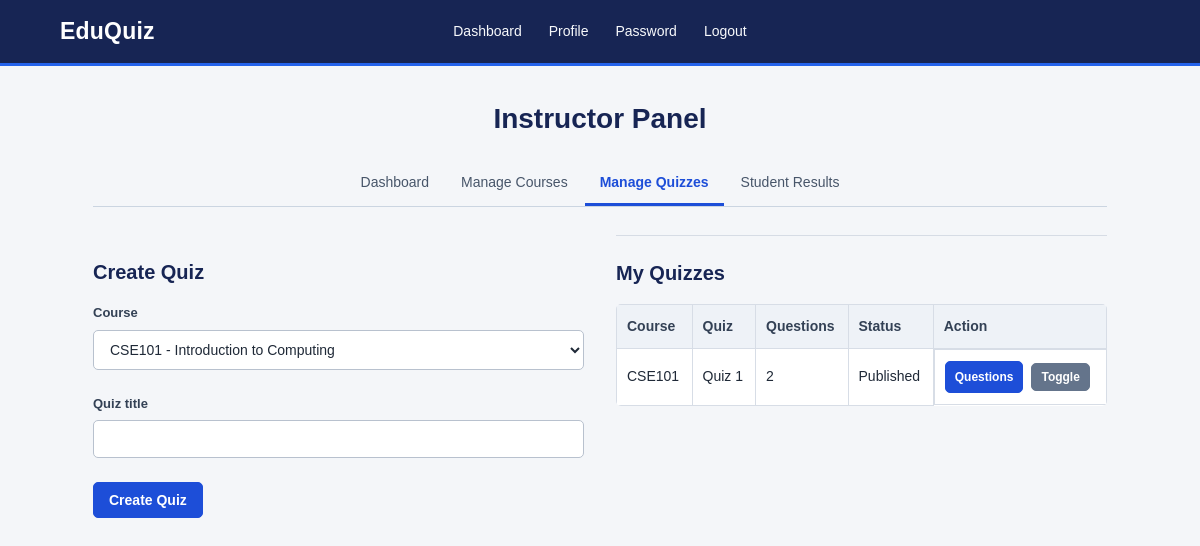
Screenshot of /Instructor/View/Instructor.php?action=quizzes (signed in) with the database file from the repository.
### tables this page shows
CREATE TABLE quizzes (
 id INT AUTO_INCREMENT PRIMARY KEY,
 course_id INT NOT NULL,
 title VARCHAR(120) NOT NULL,
 is_published TINYINT(1) NOT NULL DEFAULT 0,
 created_at TIMESTAMP DEFAULT CURRENT_TIMESTAMP,
 FOREIGN KEY (course_id) REFERENCES courses(id) ON DELETE CASCADE
);

CREATE TABLE courses (
 id INT AUTO_INCREMENT PRIMARY KEY,
 instructor_id INT NOT NULL,
 code VARCHAR(30) NOT NULL,
 title VARCHAR(120) NOT NULL,
 description TEXT,
 created_at TIMESTAMP DEFAULT CURRENT_TIMESTAMP,
 FOREIGN KEY (instructor_id) REFERENCES users(id) ON DELETE CASCADE
);

### Instructor/View/Instructor.php (the view, shortened to what this page needs)
<?php
$database=new DatabaseConnection();
$connection=$database->OpenCon();
$action=$_GET["action"] ?? "dashboard";
$id=(int)$_SESSION["user_id"];
?>
<!doctype html>
<html>
<head>
    <link rel="stylesheet" href="../../css/style.css">
</head>
<body>
<header>
    <a class="brand" href="../MainPage.php">EduQuiz</a>
    <nav>
        <a href="../MainPage.php">Dashboard</a>
        <a href="../../Admin/View/Profile.php">Profile</a>
        <a href="../../Admin/View/Password.php">Password</a>
        <a href="../../Admin/Control/logout.php">Logout</a>
    </nav>
</header>
<main class="container">
    <div class="page-title"><h1>Instructor Panel</h1></div>
    <div class="tabs">
        <a <?php if($action=="dashboard") echo 'class="active"'; ?> href="Instructor.php?action=dashboard">Dashboard</a>
        <a <?php if($action=="courses") echo 'class="active"'; ?> href="Instructor.php?action=courses">Manage Courses</a>
        <a <?php if($action=="quizzes") echo 'class="active"'; ?> href="Instructor.php?action=quizzes">Manage Quizzes</a>
        <a <?php if($action=="results") echo 'class="active"'; ?> href="Instructor.php?action=results">Student Results</a>
    </div>
    <?php
    if($action=="dashboard")
    {
        $courses=$connection->query("SELECT COUNT(*) AS total FROM courses WHERE instructor_id=$id")->fetch_assoc();
        $quizzes=$connection->query("SELECT COUNT(*) AS total FROM quizzes q,courses c WHERE q.course_id=c.id AND c.instructor_id=$id")->fetch_assoc();
        $attempts=$connection->query("SELECT COUNT(*) AS total FROM attempts a,quizzes q,courses c WHERE a.quiz_id=q.id AND q.course_id=c.id AND c.instructor_id=$id")->fetch_assoc();
    ?>
        <p class="welcome">Welcome, <b><?php echo htmlspecialchars($_SESSION["name"]); ?></b></p>
        <table class="summary-table">
            <tr><th>My Courses</th><td><?php echo $courses["total"]; ?></td></tr>
            <tr><th>My Quizzes</th><td><?php echo $quizzes["total"]; ?></td></tr>
            <tr><th>Quiz Attempts</th><td><?php echo $attempts["total"]; ?></td></tr>
        </table>
    <?php
    }
    else if($action=="quizzes")
    {
        $courses=$connection->query("SELECT * FROM courses WHERE instructor_id=$id ORDER BY id DESC");
        $quizzes=$connection->query("SELECT q.id,q.title,q.is_published,c.code FROM quizzes q,courses c WHERE q.course_id=c.id AND c.instructor_id=$id ORDER BY q.id DESC");
    ?>
        <div class="layout-two">
            <div class="content-section">
                <h2>Create Quiz</h2>
                <form method="post" action="../Control/InstructorControl.php">
                    <label>Course</label>
                    <select name="course_id" required>
                        <?php while($course=$courses->fetch_assoc()){ ?>
                        <option value="<?php echo $course["id"]; ?>"><?php echo htmlspecialchars($course["code"]." - ".$course["title"]); ?></option>
                        <?php } ?>
                    </select><br><br>
                    <label>Quiz title</label><input name="title" required><br><br>
                    <button class="btn" type="submit">Create Quiz</button>
                </form>
            </div>
            <div class="content-section">
                <h2>My Quizzes</h2>
                <div class="table-wrap">
                    <table>
                        <tr><th>Course</th><th>Quiz</th><th>Questions</th><th>Status</th><th>Action</th></tr>
                        <?php while($quiz=$quizzes->fetch_assoc()){
                            $qid=(int)$quiz["id"];
                            $count=$connection->query("SELECT COUNT(*) AS total FROM questions WHERE quiz_id=$qid")->fetch_assoc();
                        ?>
                        <tr>
                            <td><?php echo htmlspecialchars($quiz["code"]); ?></td>
                            <td><?php echo htmlspecialchars($quiz["title"]); ?></td>
                            <td><?php echo $count["total"]; ?></td>
                            <td><?php if($quiz["is_published"]==1) echo "Published"; else echo "Draft"; ?></td>
                            <td class="inline">
                                <a class="btn small" href="Instructor.php?action=quizzes&quiz_id=<?php echo $quiz["id"]; ?>">Questions</a>
                                <form method="post" action="../Control/InstructorControl.php">
                                    <button class="btn secondary small" type="submit">Toggle</button>
                                </form>
                            </td>
                        </tr>
                        <?php } ?>
                    </table>
                </div>
            </div>
        </div>
    <?php } ?>
</main>
</body>
</html>

### css/style.css (style rules this page uses)
* { box-sizing:border-box; }
body { margin:0; font-family:Arial,Helvetica,sans-serif; background:#f4f6f9; color:#1f2937; line-height:1.5; }
header { min-height:66px; background:#172554; color:white; display:grid; grid-template-columns:1fr auto 1fr; align-items:center; padding:0 5%; border-bottom:3px solid #2563eb; }
.brand { justify-self:start; font-size:23px; font-weight:700; color:white; text-decoration:none; letter-spacing:.2px; }
nav { justify-self:center; display:flex; align-items:center; justify-content:center; gap:5px; flex-wrap:wrap; }
nav a { color:#f8fafc; text-decoration:none; font-size:14px; padding:8px 11px; border-radius:4px; transition:.2s; }
.container { max-width:1050px; margin:32px auto; padding:0 18px; }
.page-title { text-align:center; margin-bottom:22px; }
h1 { font-size:28px; margin:0 0 20px; text-align:center; color:#172554; }
h2 { font-size:20px; margin:0 0 16px; color:#172554; }
.content-section { margin:0 0 30px; padding:22px 0; border-top:1px solid #d6dce5; }
.content-section:first-child { border-top:0; }
.layout-two { display:grid; grid-template-columns:repeat(2,minmax(0,1fr)); gap:32px; align-items:start; }
.tabs { display:flex; justify-content:center; gap:2px; flex-wrap:wrap; margin:0 0 28px; border-bottom:1px solid #cbd5e1; }
.tabs a { padding:10px 15px; text-decoration:none; color:#475569; font-size:14px; border-bottom:3px solid transparent; transition:.2s; }
.tabs a.active { color:#1d4ed8; border-bottom-color:#1d4ed8; font-weight:700; }
form { margin:0; }
label { display:block; font-weight:600; font-size:13px; margin-bottom:7px; color:#334155; }
input, select, textarea { width:100%; padding:10px 12px; border:1px solid #b8c1ce; border-radius:5px; background:#ffffff; color:#1f2937; font-size:14px; outline:none; transition:border-color .2s,box-shadow .2s; }
.btn { display:inline-block; border:1px solid #1d4ed8; border-radius:5px; background:#1d4ed8; color:white; padding:9px 15px; text-decoration:none; cursor:pointer; font-weight:600; font-size:14px; transition:background .2s,border-color .2s,transform .1s; }
.btn.secondary { background:#64748b; border-color:#64748b; }
.btn.small { padding:6px 9px; font-size:12px; }
table { width:100%; border-collapse:collapse; background:white; }
th, td { padding:11px 10px; border:1px solid #d7dde6; text-align:left; font-size:14px; }
th { background:#eef2f7; color:#334155; font-weight:700; }
.table-wrap { overflow-x:auto; border-radius:5px; }
.inline { display:flex; gap:8px; align-items:center; flex-wrap:wrap; }
.inline form { display:inline; }

### rows the page displays
quizzes: course.code "CSE101", title "Quiz 1", total "2", is_published "Published"

### other values shown
form field course_id "CSE101 - Introduction to Computing"
